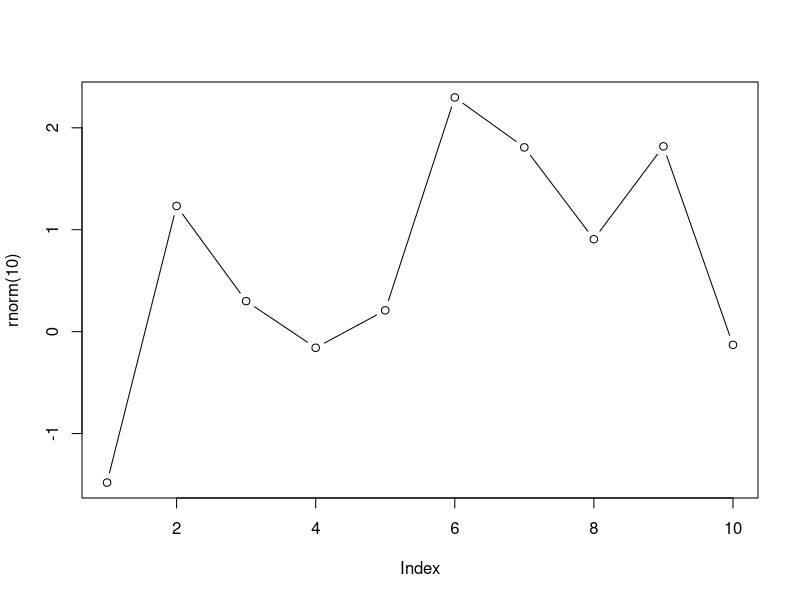

Reproduce this figure in R.
## ---- chunk 1
#| echo: false
#| output: false

svg(here::here("../_site/www/parallax.svg"), height=3)
plot(rnorm(10), type="b")
dev.off()
